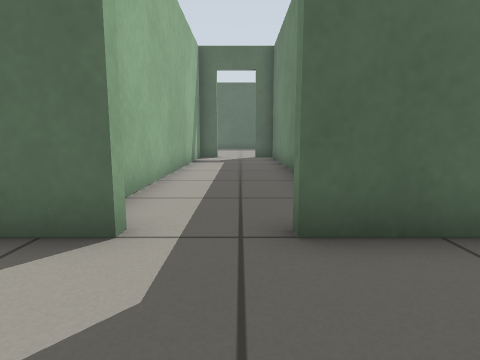
[1] (above)

13 first-person views from a walk through a robot-simulator world made for Gazebo. The camera is 0.5 m above the floor, tilts 8° down and sees 75° across. The floor is counted in squares, 0.5 m on a side. Each view is taken from the middle of a square. On the plan, view 1 faces up. The plan holds only what a view shows up to about 12 squares ahead; the rest is blank.

[2]
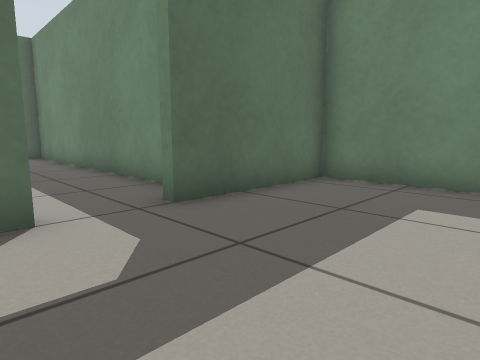

[3]
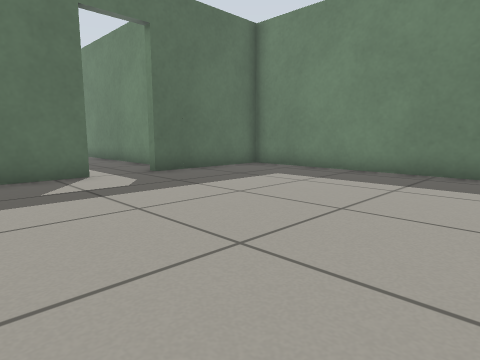

[4]
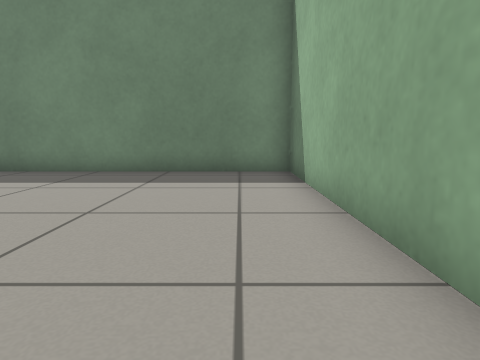

[5]
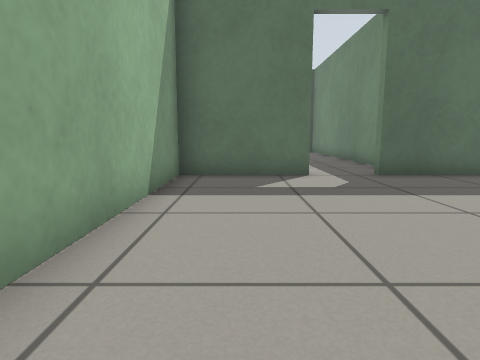

[6]
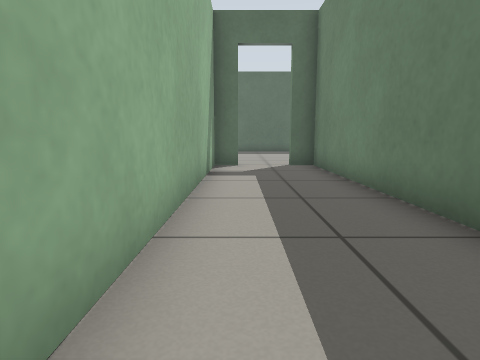

[7]
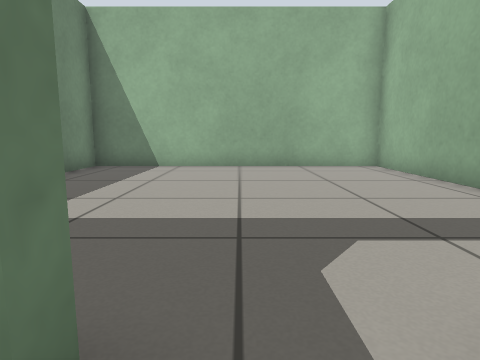

[8]
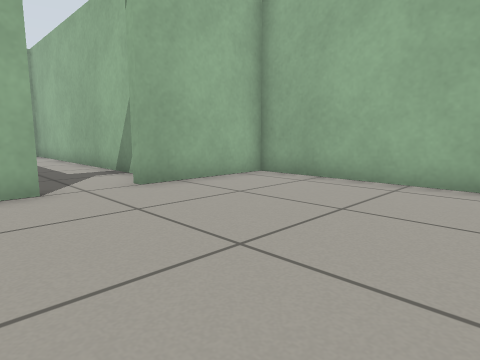

[9]
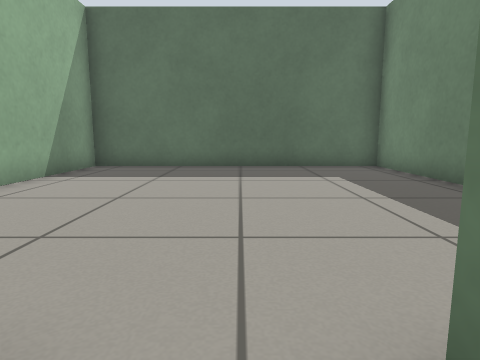

[10]
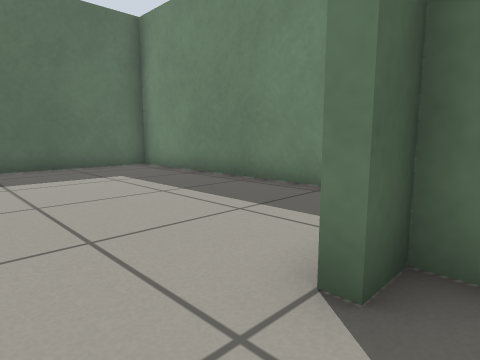

[11]
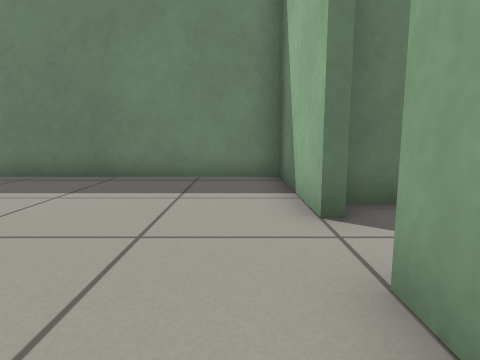

[12]
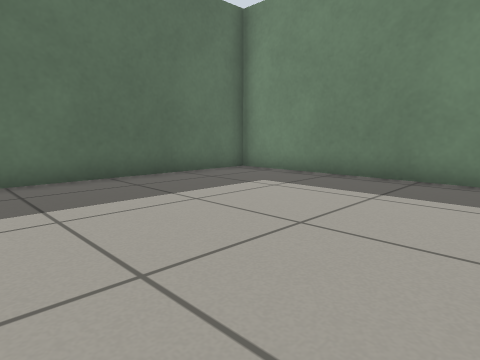

[13]
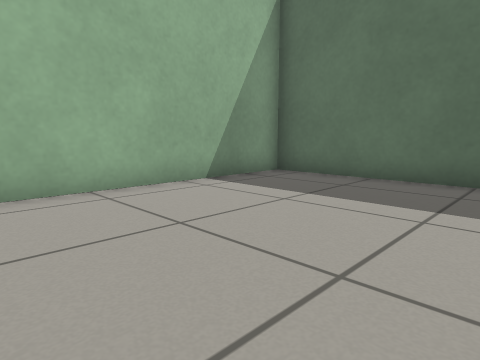

### Floor plan
Points are (right, up) in squares from view 1. A wall is a line through its corners. A room is listed if a view was taken in it or the views show most of it. See-through windows are left out.
Room 1 (views 1, 2, 3, 4, 5)
walls: (-1.2, 3) (-4.6, 3) (-4.6, -6.4) (4.8, -6.4) (4.8, 3) (0.6, 3)
ways out: open door at (-0.5, 3) to room 2
Room 2 (views 6, 7, 9, 10)
walls: (1.5, 4.9) (1.5, 14.7) (0.7, 14.7); (-1.2, 14.7) (-1.9, 14.7) (-1.9, 4.9)
ways out: open door at (-0.5, 3) to room 1; open door at (-0.5, 15) to room 3
Room 3 (views 8, 11, 12, 13)
walls: (0.7, 15) (4.6, 15) (4.6, 24.4) (-4.8, 24.4) (-4.8, 15) (-1.2, 15)
ways out: open door at (-0.5, 15) to room 2

Where each view was taken, in squares from view 1:
view 1: 0 up, 0 right, facing up
view 2: 1 down, 2 left, facing up-right
view 3: 5 down, 4 left, facing up-right
view 4: 5 down, 4 left, facing right
view 5: 5 down, 3 left, facing up
view 6: 4 up, 1 left, facing up
view 7: 4 up, 0 right, facing down
view 8: 21 up, 2 right, facing down-left
view 9: 14 up, 0 right, facing up
view 10: 14 up, 1 left, facing up-right
view 11: 16 up, 3 left, facing right
view 12: 17 up, 3 left, facing up-right
view 13: 17 up, 1 right, facing up-left
